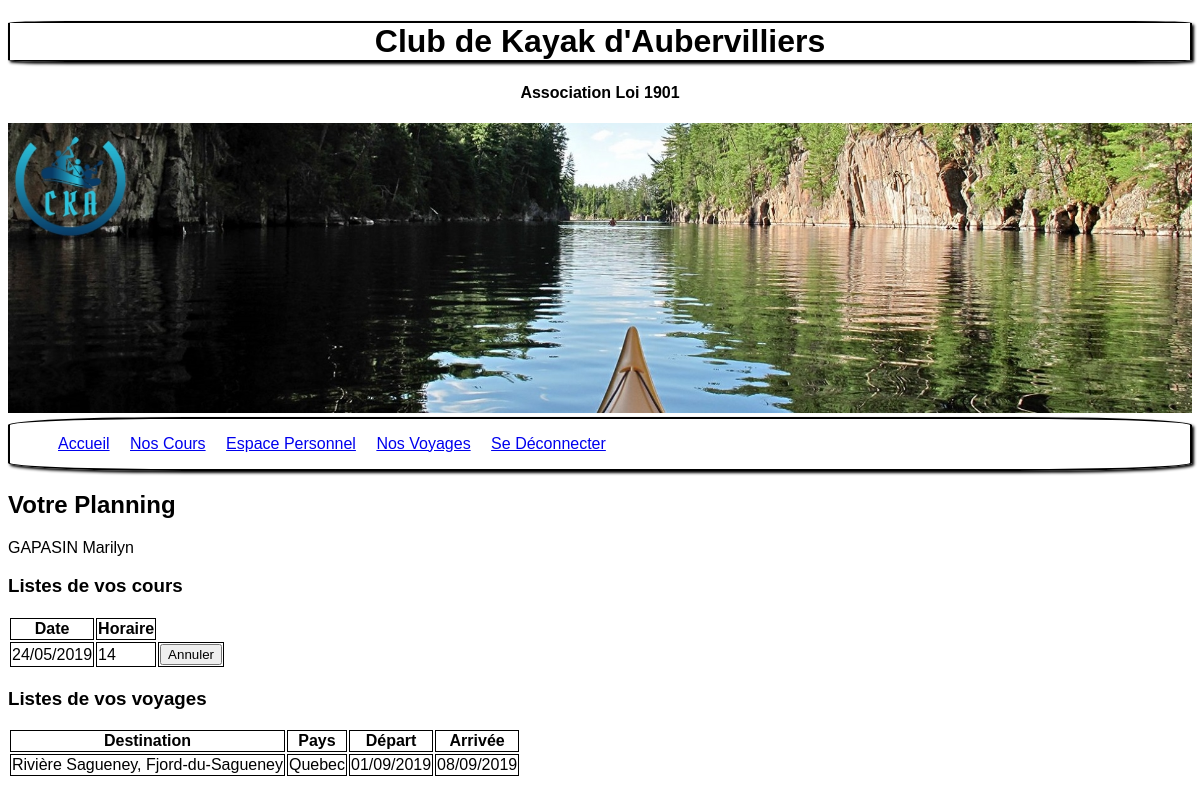
The app's page /affichage_planning.php (signed in) with its own data.
### tables this page shows
CREATE TABLE IF NOT EXISTS `adherent` (
  `id` int(5) NOT NULL AUTO_INCREMENT,
  `sexe` varchar(50) NOT NULL,
  `pseudo` varchar(20) NOT NULL,
  `nom` varchar(30) NOT NULL,
  `prenom` varchar(30) NOT NULL,
  `mdp` varchar(40) NOT NULL,
  `email` varchar(255) NOT NULL,
  `ville` varchar(20) NOT NULL,
  `cp` int(5) NOT NULL,
  `naissance` date NOT NULL,
  `telephone` varchar(10) NOT NULL,
  `niveau` varchar(50) NOT NULL,
  PRIMARY KEY (`id`)
);

CREATE TABLE IF NOT EXISTS `participation` (
  `id` int(3) NOT NULL AUTO_INCREMENT,
  `idadherent` int(3) NOT NULL,
  `idcours` int(2) NOT NULL,
  PRIMARY KEY (`id`),
  KEY `idcours` (`idcours`)
);

CREATE TABLE IF NOT EXISTS `cours` (
  `id` int(4) NOT NULL AUTO_INCREMENT,
  `date` date NOT NULL,
  `niveau` varchar(50) NOT NULL,
  `horaire` int(2) NOT NULL,
  PRIMARY KEY (`id`)
);

CREATE TABLE IF NOT EXISTS `inscription` (
  `id` int(5) NOT NULL AUTO_INCREMENT,
  `idAdherent` int(3) NOT NULL,
  `idVoyage` int(3) NOT NULL,
  PRIMARY KEY (`id`),
  KEY `idAdherent` (`idAdherent`),
  KEY `idVoyage` (`idVoyage`)
);

CREATE TABLE IF NOT EXISTS `voyage` (
  `id` int(3) NOT NULL AUTO_INCREMENT,
  `nomVoyage` varchar(255) NOT NULL,
  `pays` varchar(20) NOT NULL,
  `datedebutVoyage` date NOT NULL,
  `datefinVoyage` date NOT NULL,
  `prix` decimal(10,0) NOT NULL,
  PRIMARY KEY (`id`)
);

### affichage_planning.php (the view, shortened to what this page needs)
<!DOCTYPE html>
<html lang="fr">
<?php
	include('entete.php');
	?>
	<div id="planning">
		<h2>Votre Planning</h2>
<?php
$pseudo=$_SESSION['pseudo'];
$requete = "SELECT id, pseudo, nom, prenom
			FROM adherent
			WHERE pseudo = '$pseudo'";
$connexion = connecter();
$resultat = mysqli_query($connexion, $requete);
$ligne= mysqli_fetch_assoc($resultat);
	$id = $ligne['id'];
	$nom = $ligne['nom'];
	$prenom = $ligne['prenom'];
	echo $nom;
	?>
	<?php
	echo $prenom;
	$requete=   "SELECT DATE_FORMAT (date,'%d/%m/%Y') AS date, horaire, cours.id, participation.idadherent, participation.idcours, participation.id
				 FROM participation, cours
				 WHERE idadherent = '$id'
				 AND participation.idcours = cours.id
				 ORDER BY date;";
$connexion = connecter();
$resultat = mysqli_query($connexion, $requete);
$ligne = mysqli_fetch_assoc($resultat);
?>
	<body>
			<section>
					<caption><h3>Listes de vos cours</h3></caption>
					<table>
						<tr>
						<th>Date</th>
						<th>Horaire</th>
						</tr>
						<?php
						while ($ligne)
						{
						?>
							<tr>
									<td><?=$ligne['date'];?></td>
									<td><?=$ligne['horaire'];?></td>
									<td>
										<form action="traitement_annulation_cours.php" method="post">
											<input type="submit" name="envoi" value="Annuler" />
										</form>
									</td>
							</tr>
<?php
					$ligne = mysqli_fetch_assoc($resultat);
						}
?>
					</table>
<?php
	$requete=   "SELECT DATE_FORMAT (datedebutVoyage,'%d/%m/%Y') AS datedebutVoyage, DATE_FORMAT(datefinVoyage, '%d/%m/%Y') AS datefinVoyage, nomVoyage, pays, voyage.id, inscription.idAdherent
				 FROM inscription, voyage
				 WHERE idAdherent = '$id'
				 AND inscription.idVoyage = voyage.id";
$connexion = connecter();
$resultat = mysqli_query($connexion, $requete);
$ligne = mysqli_fetch_assoc($resultat);
?>
					<caption><h3>Listes de vos voyages</h3></caption>
					<table>
						<tr>
						<th>Destination</th>
						<th>Pays</th>
						<th>Départ</th>
						<th>Arrivée</th>
						</tr>
<?php
						while ($ligne)
						{
?>
							<tr>
									<td><?=$ligne['nomVoyage'];?></td>
									<td><?=$ligne['pays'];?></td>
									<td><?=$ligne['datedebutVoyage'];?></td>
									<td><?=$ligne['datefinVoyage'];?></td>
							</tr>
<?php
					$ligne = mysqli_fetch_assoc($resultat);
						}
?>
					</table>
				</section>
				</div>
		</body>
</html>

### CSS/general.css (style rules this page uses)
html, body, div, object, h1, h2, h3, h4, h5, h6, p, em, img, strong, ol, ul, li, article, aside, figure, figcaption, footer, header, section { font-family: Arial, sans-serif; color: black; text-shadow: 3px, 3px, 3px, black; }
td,th { border: 1px solid black; }

### records on screen
adherent: nom "GAPASIN", prenom "Marilyn"
participation: date "24/05/2019", idcours.horaire "14"
inscription: idVoyage.nomVoyage "Rivière Sagueney, Fjord-du-Sagueney", idVoyage.pays "Quebec", datedebutVoyage "01/09/2019", datefinVoyage "08/09/2019"
